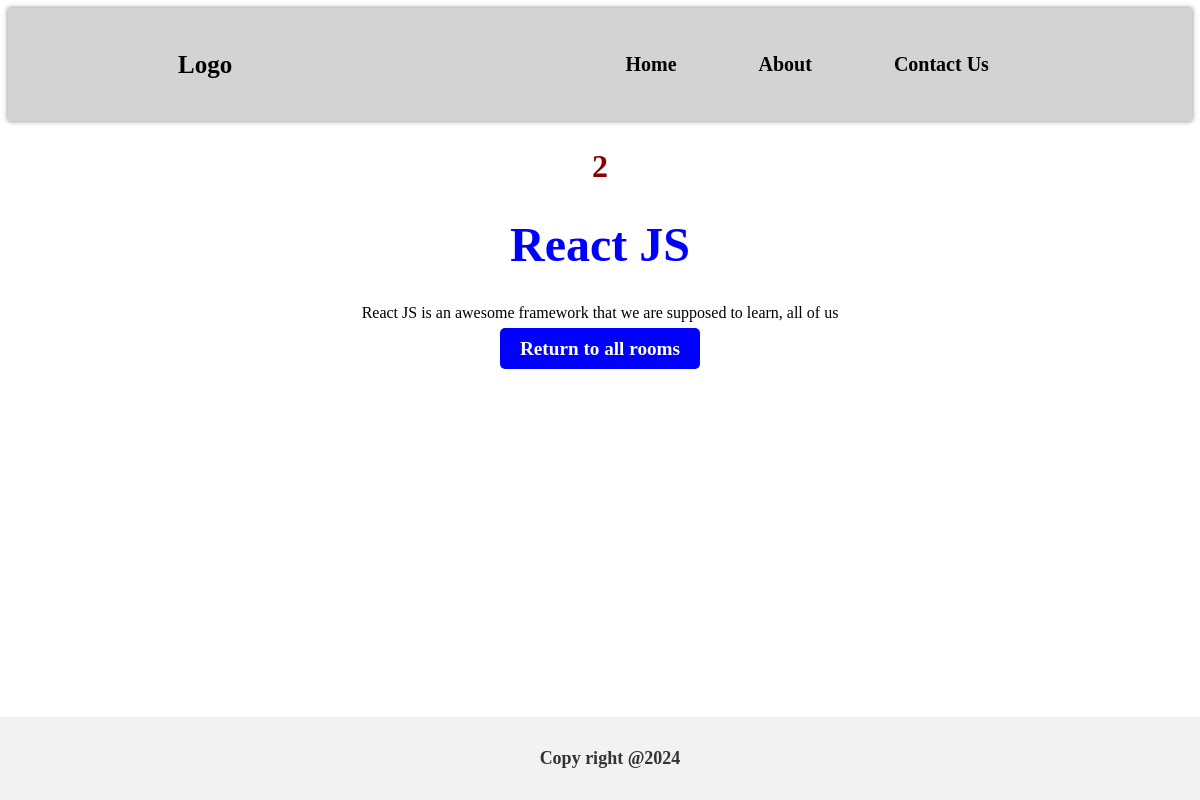
The app's page /baseapp/rooms/2 with its own data.
### base/models.py (models this page shows, shortened)
class Room(models.Model):
    name=models.CharField(max_length=200)
    description=models.TextField(max_length=1500)
    updated=models.DateTimeField(auto_now=True)
    created=models.DateTimeField(auto_now_add=True)

### base/views.py (the view)
# urls.py: path('rooms/<str:pk>',views.room,name='room'),
def room(request,pk):
    room=Room.objects.get(id=pk)
    context={'room':room}
    return  render(request, 'room.html',context=context)

### templates/room.html
{% extends "main.html" %}
{% block content %}
    <div class="room-desc">
        <h2 class="title-2">{{ room.id }}</h2>
        <h1 class="title">{{ room.name }}</h1>
        <p>{{ room.description }}</p>
        <a href="/baseapp/" class="btn">Return to all rooms</a>
    </div>
{% endblock %}

### templates/main.html (style rules this page uses)
.title { color:blue; font-size: 3rem; }
.title-2 { color: darkred; font-size: 2rem; }
.btn { padding: 10px 20px; background-color: blue; color: white; border: none; border-radius: 5px; margin:10px; font-size: 1.2rem; cursor: pointer; transition: background-color 0.3s ease; }
.room-desc { text-align: center; }

### records on screen
Room: id "2", name "React JS", description "React JS is an awesome framework that we are supposed to learn, all of us"
